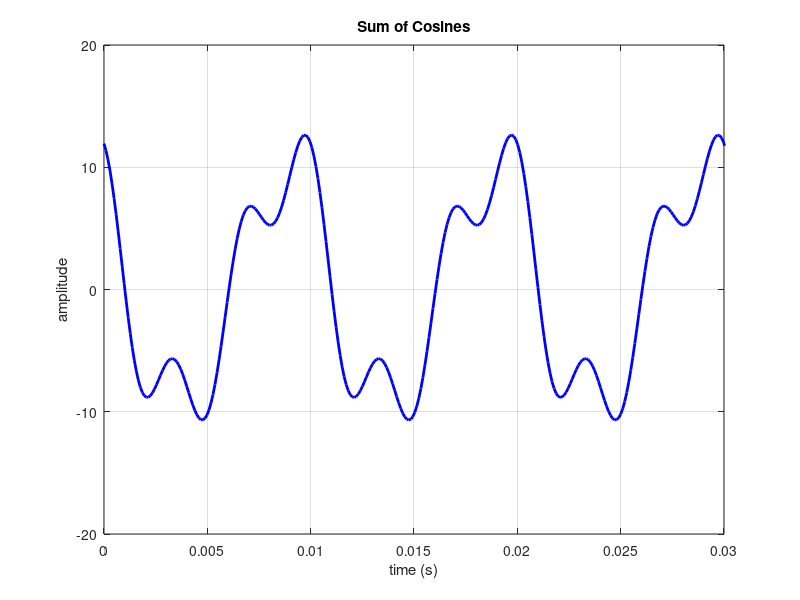
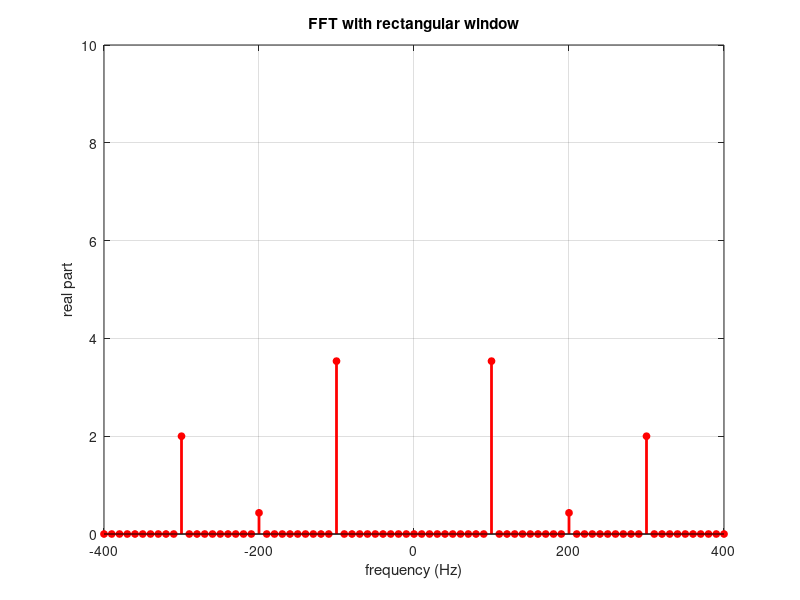
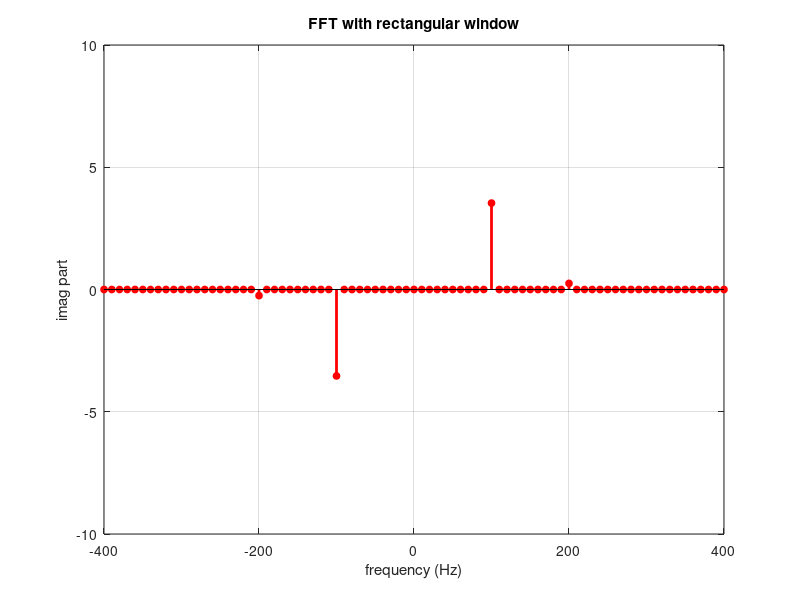
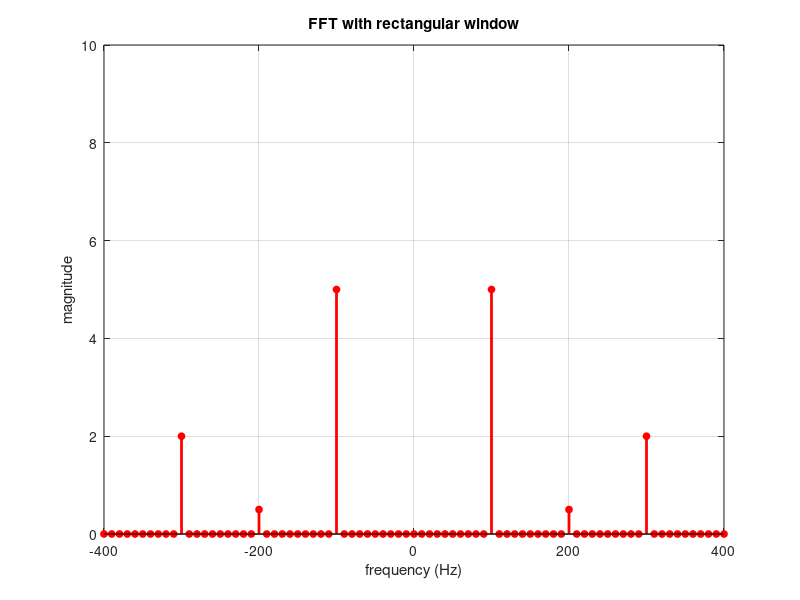

Recreate these plots in MATLAB, in order.
% Plot sum-of-three-sines in the time and frequency domains (complex)

% set parameters
fs = 10240;                     % sampling rate
T_max = 1;                      % sim end time
t = (0:1/fs:(T_max-1/fs))';     % time vector
f1 = 100;                       % frequency of 1st tone 
f2 = 200;                       % frequency of 2nd tone
f3 = 300;
A1 = 10;                        % amplitudes of tones
A2 = 1;
A3 = 4;

% create sum of cosines signal
s_t = A1*cos((2*pi*f1*t)+pi/4) + A2*cos((2*pi*f2*t)+pi/6) + + A3*cos(2*pi*f3*t);      % cosines


% create very small impulse and add to signal (helps to ensure correctness 
% of phase spectrum)
r_t = zeros(length(s_t),1);   
r_t(1) = 0.01;                % try commenting out this line - see what happens!
y_t = s_t + r_t;

% perform FFT using rectangular window... 
Nfft = 1024;                         % number of points in FFT
X_1 = (1/Nfft) * fftshift(fft(y_t,Nfft));        % calculate FFT
f = ((-Nfft/2):(Nfft/2)-1)/Nfft*fs;              % create frequency scale

% plot time domain waveform
Scale = 1;
figure(101); 
plot(t,s_t,'b-','LineWidth',2);
axis([0 0.03 -20 20]);
xlabel('time (s)');
ylabel('amplitude');
title('Sum of Cosines');
grid on;

% plot figure (frequency domain, 2 sided)
figure(102); 
stem(f,Scale*real(X_1),'r-o','MarkerSize',5,'MarkerFaceColor','r','LineWidth',2);
axis([-400 400 0 10]);
xlabel('frequency (Hz)');
ylabel('real part');
title('FFT with rectangular window');
grid on;

% plot figure (frequency domain, 2 sided)
figure(103); 
stem(f,Scale*imag(X_1),'r-o','MarkerSize',5,'MarkerFaceColor','r','LineWidth',2);
axis([-400 400 -10 10]);
xlabel('frequency (Hz)');
ylabel('imag part');
title('FFT with rectangular window');
grid on;

% plot FFT (frequency spectrum, linear)
figure(104); 
stem(f,Scale*abs(X_1),'r-o','MarkerSize',5,'MarkerFaceColor','r','LineWidth',2);
axis([-400 400 0 10]);
xlabel('frequency (Hz)');
ylabel('magnitude');
title('FFT with rectangular window');
grid on;

% plot FFT (frequency spectrum, linear)
figure(105); 
stem(f,rem(angle(X_1),pi),'r-o','MarkerSize',5,'MarkerFaceColor','r','LineWidth',2);
axis([-400 400 -pi pi]);
xlabel('frequency (Hz)');
ylabel('phase (radians)');
title('FFT with rectangular window');
grid on;